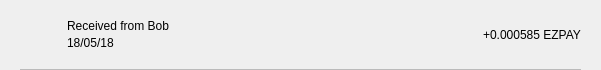
<?xml version="1.0" encoding="UTF-8"?>
<ui version="4.0">
 <class>TxRow</class>
 <widget class="QWidget" name="TxRow">
  <property name="geometry">
   <rect>
    <x>0</x>
    <y>0</y>
    <width>601</width>
    <height>70</height>
   </rect>
  </property>
  <property name="minimumSize">
   <size>
    <width>0</width>
    <height>40</height>
   </size>
  </property>
  <property name="windowTitle">
   <string>Form</string>
  </property>
  <layout class="QVBoxLayout" name="verticalLayout_3">
   <property name="spacing">
    <number>0</number>
   </property>
   <property name="leftMargin">
    <number>0</number>
   </property>
   <property name="topMargin">
    <number>0</number>
   </property>
   <property name="rightMargin">
    <number>0</number>
   </property>
   <property name="bottomMargin">
    <number>0</number>
   </property>
   <item>
    <widget class="QWidget" name="rowContainer" native="true">
     <layout class="QVBoxLayout" name="verticalLayout_2">
      <property name="spacing">
       <number>9</number>
      </property>
      <property name="leftMargin">
       <number>20</number>
      </property>
      <property name="topMargin">
       <number>9</number>
      </property>
      <property name="rightMargin">
       <number>20</number>
      </property>
      <property name="bottomMargin">
       <number>0</number>
      </property>
      <item>
       <widget class="QFrame" name="frame">
        <property name="styleSheet">
         <string notr="true">border:none;</string>
        </property>
        <property name="frameShape">
         <enum>QFrame::StyledPanel</enum>
        </property>
        <property name="frameShadow">
         <enum>QFrame::Raised</enum>
        </property>
        <layout class="QHBoxLayout" name="horizontalLayout" stretch="0,2,0">
         <property name="leftMargin">
          <number>0</number>
         </property>
         <property name="topMargin">
          <number>0</number>
         </property>
         <property name="rightMargin">
          <number>0</number>
         </property>
         <property name="bottomMargin">
          <number>0</number>
         </property>
         <item>
          <widget class="QPushButton" name="icon">
           <property name="focusPolicy">
            <enum>Qt::NoFocus</enum>
           </property>
           <property name="styleSheet">
            <string notr="true">border:none;</string>
           </property>
           <property name="text">
            <string/>
           </property>
           <property name="iconSize">
            <size>
             <width>28</width>
             <height>28</height>
            </size>
           </property>
          </widget>
         </item>
         <item>
          <layout class="QVBoxLayout" name="verticalLayout">
           <property name="spacing">
            <number>3</number>
           </property>
           <property name="leftMargin">
            <number>9</number>
           </property>
           <item>
            <widget class="QLabel" name="lblAddress">
             <property name="styleSheet">
              <string notr="true"/>
             </property>
             <property name="text">
              <string>Received from Bob</string>
             </property>
             <property name="alignment">
              <set>Qt::AlignBottom|Qt::AlignLeading|Qt::AlignLeft</set>
             </property>
            </widget>
           </item>
           <item>
            <widget class="QLabel" name="lblDate">
             <property name="styleSheet">
              <string notr="true"/>
             </property>
             <property name="text">
              <string>18/05/18</string>
             </property>
             <property name="alignment">
              <set>Qt::AlignLeading|Qt::AlignLeft|Qt::AlignTop</set>
             </property>
            </widget>
           </item>
          </layout>
         </item>
         <item>
          <widget class="QLabel" name="lblAmount">
           <property name="styleSheet">
            <string notr="true"/>
           </property>
           <property name="text">
            <string>+0.000585 EZPAY</string>
           </property>
          </widget>
         </item>
        </layout>
       </widget>
      </item>
      <item>
       <widget class="QLabel" name="lblDivisory">
        <property name="minimumSize">
         <size>
          <width>0</width>
          <height>1</height>
         </size>
        </property>
        <property name="maximumSize">
         <size>
          <width>16777215</width>
          <height>1</height>
         </size>
        </property>
        <property name="styleSheet">
         <string notr="true">background-color:#bababa;</string>
        </property>
        <property name="text">
         <string/>
        </property>
        <property name="alignment">
         <set>Qt::AlignBottom|Qt::AlignLeading|Qt::AlignLeft</set>
        </property>
       </widget>
      </item>
     </layout>
    </widget>
   </item>
  </layout>
 </widget>
 <resources/>
 <connections/>
</ui>
